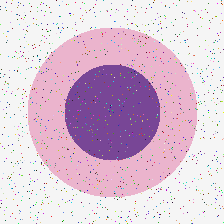
#> input picture release/data/sample/sample_cell.png, 224 x 224 px
$ python -i morphometry_concepts_v2.py   (imports and definitions only)   (older library calls are emulated)
#> lines starting #> are read from the running program, lines starting #| are printed output that depends on the picture; after the words box and inside, x2 and y2 are one past the last pixel; in counts of white or black regions, pixels touching at a corner belong together
#!/usr/bin/env python3
"""
FAITHFUL per-cell morphology concepts for GR-Neutro, computed DIRECTLY from
the cell images by segmentation + classical morphometry. No hematologist,
no VLM, no class-template prior.

Pipeline
--------
1. Segmentation (Romanowsky / MGG stain):
   - Stain deconvolution via skimage.color.rgb2hed (Ruifrok-Johnston).
     The Hematoxylin (H) channel captures the dark-purple nucleus; the
     Eosin/DAB channels + saturation capture the pink/mauve cytoplasm.
   - Nucleus mask  : strong-H region (Otsu on H), cleaned + hole-filled.
   - WBC mask      : nucleus + surrounding stained cytoplasm, separated from
     the pink RBC background using LAB chroma + saturation (WBC cytoplasm is
     more saturated/textured than the flat RBC field), constrained to the
     central blob containing the nucleus.
   - Cytoplasm mask: WBC minus nucleus.

2. Eleven concepts (morphometric features) per cell, normalised to [0,1]
   with fixed clinical anchors so the scale is comparable across cells.

3. Validation: concept->class AUC vs the VLM baseline, lobe-count-by-class,
   per-cell variation, segmentation failure rate.

Run on SLURM only (never the Ruche login node).
"""

from __future__ import annotations

import argparse
import json
import os
import warnings
from pathlib import Path

import numpy as np
import pandas as pd
from PIL import Image

from scipy import ndimage as ndi
from skimage.color import rgb2hed, rgb2lab, rgb2hsv
from skimage.filters import threshold_otsu, gaussian
from skimage.feature import blob_log, graycomatrix, graycoprops
from skimage.measure import label, regionprops
from skimage.morphology import (
    remove_small_objects, remove_small_holes, binary_closing, binary_opening,
    disk, binary_erosion,
)
from scipy.ndimage import distance_transform_edt
from skimage.segmentation import watershed

# [1 line not run here, left out]

CONCEPTS = [
    "nuclear_lobulation_degree",
    "nuclear_contour_irregularity",
    "nucleus_to_cytoplasm_ratio",
    "chromatin_condensation_level",
    "chromatin_clumping_pattern",
    "cytoplasmic_granule_density",
    "granule_coarseness",
    "cytoplasmic_texture_uniformity",
    "cytoplasm_basophilia_level",
    "cytoplasmic_inclusion_visibility",
]


# --------------------------------------------------------------------------- #
# Segmentation
# --------------------------------------------------------------------------- #
def binary_dilation_n(mask: np.ndarray, iters: int = 1) -> np.ndarray:
    """Iterated binary dilation with a 3x3 structuring element."""
    return ndi.binary_dilation(mask, iterations=iters)


def segment_cell(rgb: np.ndarray):
    """
    rgb : (H,W,3) float in [0,1].
    Returns dict with masks (bool) and a quality flag.
    """
    H, W = rgb.shape[:2]
#> H = 224; W = 224
    hed = rgb2hed(rgb)
#> hed: shape (224, 224, 3) float64; mean of channels 0, 1, 2 0.0151, 0.0101, 0.0119
    h_chan = hed[:, :, 0]                       # hematoxylin -> nucleus
    lab = rgb2lab(rgb)
#> lab: shape (224, 224, 3) float64; mean of channels 0, 1, 2 82, 12.4, -6.3
    hsv = rgb2hsv(rgb)
#> hsv: shape (224, 224, 3) float64; mean of channels 0, 1, 2 0.399, 0.165, 0.891
    sat = hsv[:, :, 1]
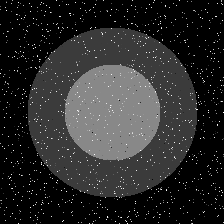
#> sat: shape (224, 224) float64; min 0, max 1, mean 0.165

    # ---- nucleus: strong hematoxylin ---- #
    h_blur = gaussian(h_chan, sigma=1.0)
    finite = h_blur[np.isfinite(h_blur)]
    try:
        t_nuc = threshold_otsu(finite)
#> t_nuc = 0.0372
    except Exception:
        t_nuc = float(np.nanmean(h_blur))
    nuc = h_blur > t_nuc
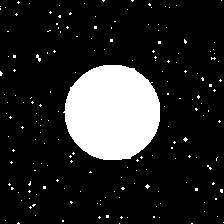
#> nuc: shape (224, 224) bool; 15.6% white; 177 white regions (175 under 20 px), largest, box (x1, y1, x2, y2) and area: (63, 65, 160, 160) 7227, (36, 54, 41, 62) 20
    nuc = remove_small_holes(nuc, area_threshold=64)
    nuc = remove_small_objects(nuc, min_size=80)
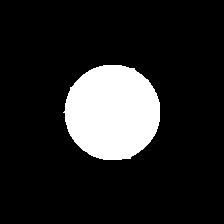
#> nuc: shape (224, 224) bool; 14.4% white; 1 white region, box (x1, y1, x2, y2) and area: (63, 65, 160, 160) 7225
    nuc = binary_closing(nuc, disk(2))
#> nuc: shape (224, 224) bool; 14.4% white; 1 white region, box (x1, y1, x2, y2) and area: (63, 65, 160, 160) 7228
    # keep the connected component(s) near image centre forming the largest mass
    nuc_lbl = label(nuc)
    if nuc_lbl.max() == 0:
        return {"ok": False, "reason": "no_nucleus"}
    # central preference: weight by area and proximity to centre
    cy, cx = H / 2.0, W / 2.0
#> cy = 112; cx = 112
    best = None
    best_score = -1
    keep = np.zeros_like(nuc)
    comps = []
    for rp in regionprops(nuc_lbl):
        d = np.hypot(rp.centroid[0] - cy, rp.centroid[1] - cx)
        score = rp.area / (1.0 + d)
        comps.append((score, rp))
        if score > best_score:
            best_score, best = score, rp
#> this loop made 1 pass
#> (d, score, best_score) on pass 1: (0.00578, 7186.5, 7186.5)
#> after the loop, best_score = 7186.5; comps = 1 item
    # Lobes can be disconnected; keep all components within a radius of the
    # dominant nuclear mass (so multi-lobed nuclei stay whole) and reasonably
    # large.
    by, bx = best.centroid
#> by = 112; bx = 112
    main_eqd = best.equivalent_diameter
#> main_eqd = 95.93
    radius = max(main_eqd * 1.6, 40)
#> radius = 153.5
    for score, rp in comps:
        if rp.area < 60:
            continue
        d = np.hypot(rp.centroid[0] - by, rp.centroid[1] - bx)
        if d <= radius or rp is best:
            keep[nuc_lbl == rp.label] = True
#> this loop made 1 pass
#> (score, d) on pass 1: (7186.5, 0)
    nuc = keep

    # ---- WBC body: nucleus + perinuclear cytoplasm vs RBC background ---- #
    # The WBC cytoplasm directly rings the nucleus. We grow outward from the
    # nucleus into "stained cell" pixels. RBCs are eosin-only, pale, low-blue
    # and form a flat field; WBC cytoplasm is darker / more saturated / more
    # bluish (residual hematoxylin) than the RBC background AND touches the
    # nucleus. We build a permissive cell-mask and keep the component connected
    # to the nucleus, then fall back to a perinuclear ring if growth fails.
    from skimage.morphology import reconstruction, dilation

    nyx = np.argwhere(nuc)
#> nyx = 7228 pairs, first value 65 to 159, second value 63 to 159
    if len(nyx) == 0:
        return {"ok": False, "reason": "no_nucleus2"}

    chroma = np.sqrt(lab[:, :, 1] ** 2 + lab[:, :, 2] ** 2) / 128.0
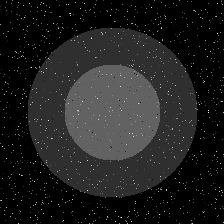
#> chroma: shape (224, 224) float64; min 3.99e-05, max 1.03, mean 0.126; drawn with min black and max white
    Ln = lab[:, :, 0] / 100.0
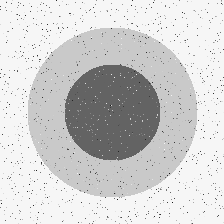
#> Ln: shape (224, 224) float64; min 0.0743, max 0.978, mean 0.82
    h_chan_b = gaussian(h_chan, sigma=1.0)

    # Estimate the RBC background appearance from a ring far from the nucleus.
    far = ~binary_dilation_n(nuc, iters=18)
#> in binary_dilation_n, `return ndi.binary_dilation(mask, iterations=iters)`:
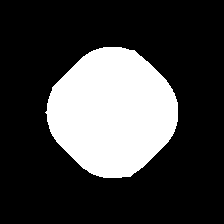
#> returned value: shape (224, 224) bool; 25.4% white; 1 white region, box (x1, y1, x2, y2) and area: (45, 47, 178, 178) 12760
    if far.sum() < 50:
        far = ~nuc
    bg_H = float(np.median(h_chan_b[far]))
#> bg_H = 0.00351
    bg_L = float(np.median(Ln[far]))
#> bg_L = 0.965
    bg_sat = float(np.median(sat[far]))
#> bg_sat = 0

    # "cell" pixels: darker than bg RBC field OR more blue/hematoxylin-rich OR
    # notably more saturated than the bg RBC field. Tuned to be permissive;
    # connectivity to the nucleus removes spurious RBC pickups.
    cell = (
        (h_chan_b > bg_H + 0.012) |
        (Ln < bg_L - 0.06) |
        (sat > bg_sat + 0.12)
    )
#> cell: shape (224, 224) bool; 50.1% white; 3 black regions (2 under 20 px), largest, box (x1, y1, x2, y2) and area: (0, 0, 224, 224) 25059
    cell = cell | nuc
    cell = binary_closing(cell, disk(3))
#> cell: shape (224, 224) bool; 56.2% white; 2 black regions, box (x1, y1, x2, y2) and area: (0, 0, 224, 224) 21935, (0, 0, 7, 7) 38
    cell = remove_small_holes(cell, area_threshold=1500)
#> cell: shape (224, 224) bool; 56.4% white; 1 black region, box (x1, y1, x2, y2) and area: (0, 0, 224, 224) 21876
    cell = binary_opening(cell, disk(2))
#> cell: shape (224, 224) bool; 52% white; 1 black region, box (x1, y1, x2, y2) and area: (0, 0, 224, 224) 24066

    # morphological reconstruction: seed = nucleus, grow within `cell`
    seed = np.zeros_like(cell)
    seed[nuc] = True
    wbc = reconstruction(seed.astype(np.uint8), cell.astype(np.uint8),
                         method="dilation").astype(bool)
#> wbc: shape (224, 224) bool; 47.5% white; 1 white region, box (x1, y1, x2, y2) and area: (16, 22, 203, 208) 23821
    wbc = wbc | nuc
    wbc = remove_small_holes(wbc, area_threshold=2048)

    # Guard against runaway growth into the RBC field: cap WBC at a plausible
    # radius around the nucleus (neutrophils are compact). If WBC fills >70%
    # of the frame, the bg estimate failed; clip to a dilation of the nucleus.
    if wbc.sum() > 0.70 * H * W:
        wbc = binary_dilation_n(nuc, iters=10) | nuc

    cyto = wbc & ~nuc
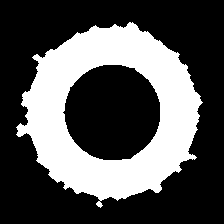
#> cyto: shape (224, 224) bool; 33.1% white; 1 white region, box (x1, y1, x2, y2) and area: (16, 22, 203, 208) 16593
    cyto = remove_small_objects(cyto, min_size=30)
#> cyto: shape (224, 224) bool; 33% white; 1 white region, box (x1, y1, x2, y2) and area: (16, 22, 203, 201) 16564

    # Fallback: if cytoplasm too thin, use a guaranteed perinuclear ring.
    if cyto.sum() < 200:
        ring = binary_dilation_n(nuc, iters=8) & ~nuc
        # restrict ring to non-background-ish pixels where possible
        ring_cell = ring & cell
        cyto = ring_cell if ring_cell.sum() > 150 else ring
        cyto = remove_small_objects(cyto, min_size=30)
        wbc = nuc | cyto

    nuc_area = int(nuc.sum())
#> nuc_area = 7228
    cyto_area = int(cyto.sum())
#> cyto_area = 16564
    wbc_area = int(wbc.sum())
#> wbc_area = 23821

    # quality checks
    ok = True
    reason = ""
    frac_img = wbc_area / (H * W)
#> frac_img = 0.475
    if nuc_area < 200:
        ok, reason = False, "tiny_nucleus"
    elif wbc_area < 400:
        ok, reason = False, "tiny_wbc"
    elif frac_img > 0.97:
        ok, reason = False, "wbc_fills_frame"  # segmentation collapsed
    elif cyto_area < 30:
        ok, reason = False, "no_cytoplasm"

    return {
        "ok": ok, "reason": reason,
        "nuc": nuc, "cyto": cyto, "wbc": wbc,
        "h_chan": h_chan, "lab": lab, "hed": hed, "sat": sat,
        "nuc_area": nuc_area, "cyto_area": cyto_area, "wbc_area": wbc_area,
    }


# --------------------------------------------------------------------------- #
# Lobe counting (THE key concept)
# --------------------------------------------------------------------------- #
# [43 lines left out: function count_lobes, not called in this run]


# --------------------------------------------------------------------------- #
# Concept computation
# --------------------------------------------------------------------------- #
def _norm(x, lo, hi):
    return float(np.clip((x - lo) / (hi - lo + 1e-9), 0.0, 1.0))


# [601 lines left out: functions compute_concepts, _safe01, render_overlay, main, validate, not called in this run]


# [2 lines not run here, left out]

>>> import cv2
>>> picture = cv2.cvtColor(cv2.imread('../release/data/sample/sample_cell.png'), cv2.COLOR_BGR2RGB)
>>> result = segment_cell(picture)
#> result = 12 items
